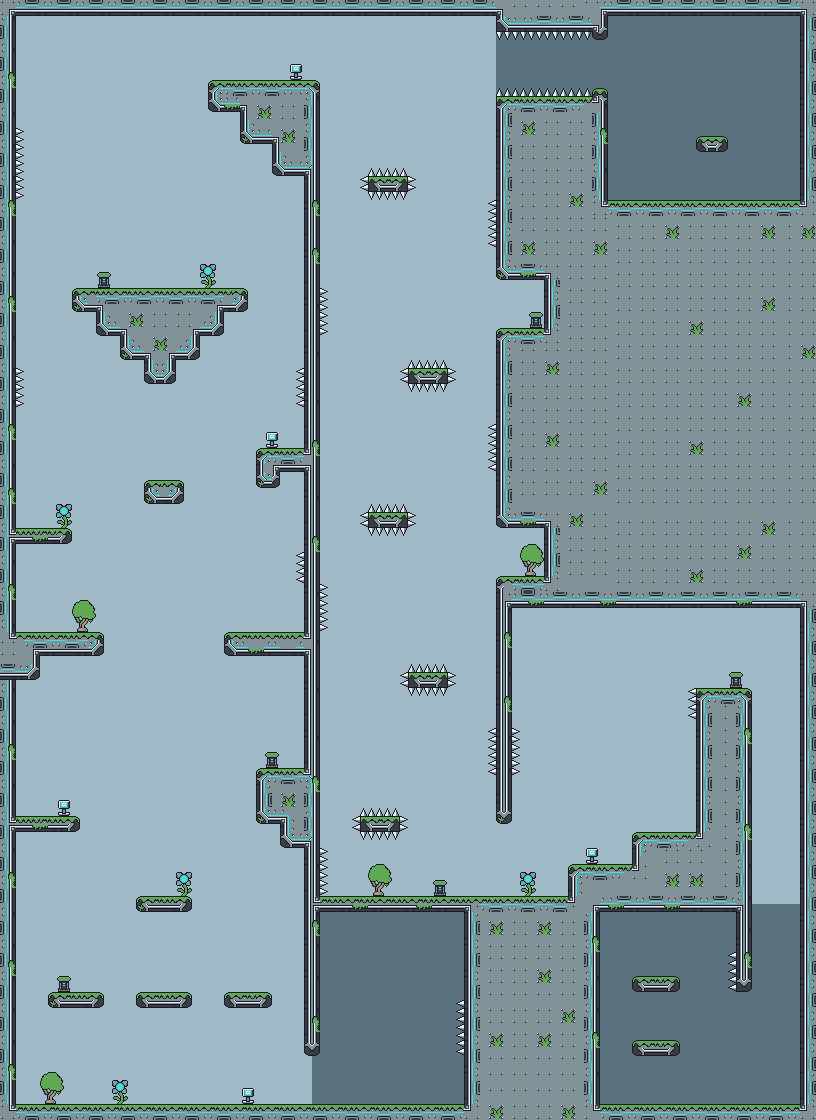

This is a level from a 2D game, rendered from its Tiled map with the project's own tilesets. A one-line summary and the map file follow, with tile-layer data summarised:
An orthogonal 102x140 tile map with 8x8 px tiles, 1 tile layer (gfx), 2 hidden layers not drawn and 39 objects (19x Enemy, 15x Item, 2x Door, Spawn, Npc, ...).

<map version="1.10" tiledversion="1.10.2" orientation="orthogonal" renderorder="right-down" width="102" height="140" tilewidth="8" tileheight="8" infinite="0" nextlayerid="5" nextobjectid="72">
 <tileset firstgid="1" source="forest.tsx" />
 <layer id="1" name="gfx" width="102" height="140">
  <data>[14280 cells, 14280 non-empty, 108 distinct tile ids]</data>
 </layer>
 <layer id="2" name="walls" width="102" height="140" visible="0">
  <data>[14280 cells, 4724 non-empty, 1 distinct tile ids]</data>
 </layer>
 <layer id="4" name="spikes" width="102" height="140" visible="0">
  <data>[14280 cells, 175 non-empty, 1 distinct tile ids]</data>
 </layer>
 <objectgroup id="3" name="objs">
  <object id="1" name="Spawn" x="104" y="1072">
   <point />
  </object>
  <object id="2" name="HealthItem" type="Item" x="400" y="1088">
   <point />
  </object>
  <object id="3" name="OrcMiniboss" type="Enemy" x="776" y="184">
   <properties>
    <property name="flags" type="int" value="2" />
    <property name="health" type="int" value="5" />
    <property name="strength" type="int" value="5" />
    <property name="walk" value="L120,R120" />
   </properties>
   <point />
  </object>
  <object id="4" name="Goblin" type="Enemy" x="88" y="976">
   <properties>
    <property name="walk" value="L120,R120" />
   </properties>
   <point />
  </object>
  <object id="6" name="RacoonNpc" type="Npc" x="160" y="276">
   <properties>
    <property name="dialogue_id" type="int" value="0" />
   </properties>
   <point />
  </object>
  <object id="8" name="Orc" type="Enemy" x="680" y="816">
   <properties>
    <property name="walk" value="L120,R120" />
   </properties>
   <point />
  </object>
  <object id="11" name="Key" type="Item" x="28" y="696">
   <point />
  </object>
  <object id="16" name="DoorH" type="Door" x="776" y="904">
   <properties>
    <property name="locked" type="bool" value="false" />
   </properties>
   <point />
  </object>
  <object id="17" name="DoorV" type="Door" x="312" y="1080">
   <properties>
    <property name="locked" type="bool" value="true" />
   </properties>
   <point />
  </object>
  <object id="20" name="Switch" type="Switch" x="164" y="528">
   <properties>
    <property name="event_id" type="int" value="0" />
   </properties>
   <point />
  </object>
  <object id="21" name="GoblinMiniboss" type="Enemy" x="640" y="960">
   <properties>
    <property name="flags" type="int" value="1" />
    <property name="health" type="int" value="5" />
    <property name="strength" type="int" value="5" />
    <property name="walk" value="R60,P120,L60" />
   </properties>
   <point />
  </object>
  <object id="36" name="Doublejump" type="Item" x="440" y="936">
   <point />
  </object>
  <object id="37" name="Dash" type="Item" x="164" y="856">
   <point />
  </object>
  <object id="38" name="Airdash" type="Item" x="536" y="648">
   <point />
  </object>
  <object id="39" name="Walljump" type="Item" x="208" y="1072">
   <point />
  </object>
  <object id="41" name="Battery" type="Item" x="292" y="492">
   <point />
  </object>
  <object id="43" name="HealthItem" type="Item" x="164" y="968">
   <point />
  </object>
  <object id="44" name="HealthItem" type="Item" x="280" y="680">
   <point />
  </object>
  <object id="45" name="HealthItem" type="Item" x="472" y="592">
   <point />
  </object>
  <object id="46" name="HealthItem" type="Item" x="720" y="664">
   <point />
  </object>
  <object id="47" name="HealthItem" type="Item" x="536" y="64">
   <point />
  </object>
  <object id="48" name="HealthItem" type="Item" x="352" y="872">
   <point />
  </object>
  <object id="50" name="Battery" type="Item" x="480" y="704">
   <point />
  </object>
  <object id="51" name="Battery" type="Item" x="40" y="48">
   <point />
  </object>
  <object id="53" name="Goblin" type="Enemy" x="32" y="800">
   <properties>
    <property name="walk" value="R120,L120" />
   </properties>
   <point />
  </object>
  <object id="54" name="Goblin" type="Enemy" x="164" y="464">
   <point />
  </object>
  <object id="55" name="Goblin" type="Enemy" x="216" y="272">
   <properties>
    <property name="walk" value="L240,R240" />
   </properties>
   <point />
  </object>
  <object id="56" name="Goblin" type="Enemy" x="264" y="616">
   <properties>
    <property name="walk" value="L120,R120" />
   </properties>
   <point />
  </object>
  <object id="57" name="Goblin" type="Enemy" x="520" y="312">
   <point />
  </object>
  <object id="58" name="Goblin" type="Enemy" x="520" y="560">
   <point />
  </object>
  <object id="59" name="Orc" type="Enemy" x="512" y="880">
   <properties>
    <property name="walk" value="L240,R240" />
   </properties>
   <point />
  </object>
  <object id="60" name="Orc" type="Enemy" x="272" y="64">
   <properties>
    <property name="walk" value="L120,R120" />
   </properties>
   <point />
  </object>
  <object id="61" name="Orc" type="Enemy" x="288" y="752">
   <properties>
    <property name="walk" value="L60,P120,R60,P120" />
   </properties>
   <point />
  </object>
  <object id="62" name="Orc" type="Enemy" x="184" y="1088">
   <properties>
    <property name="walk" value="L120,R120" />
   </properties>
   <point />
  </object>
  <object id="63" name="Orc" type="Enemy" x="48" y="616">
   <properties>
    <property name="walk" value="R120,L120" />
   </properties>
   <point />
  </object>
  <object id="65" name="Goblin" type="Enemy" x="640" y="1024">
   <properties>
    <property name="walk" value="R60,P120,L60" />
   </properties>
   <point />
  </object>
  <object id="66" name="Goblin" type="Enemy" x="712" y="1088">
   <properties>
    <property name="walk" value="R120,L120" />
   </properties>
   <point />
  </object>
  <object id="69" name="Goblin" type="Enemy" x="700" y="120">
   <properties>
    <property name="walk" value="R120,L120" />
   </properties>
   <point />
  </object>
  <object id="70" name="Orc" type="Enemy" x="696" y="184">
   <properties>
    <property name="walk" value="L180,R180" />
   </properties>
   <point />
  </object>
 </objectgroup>
</map>
